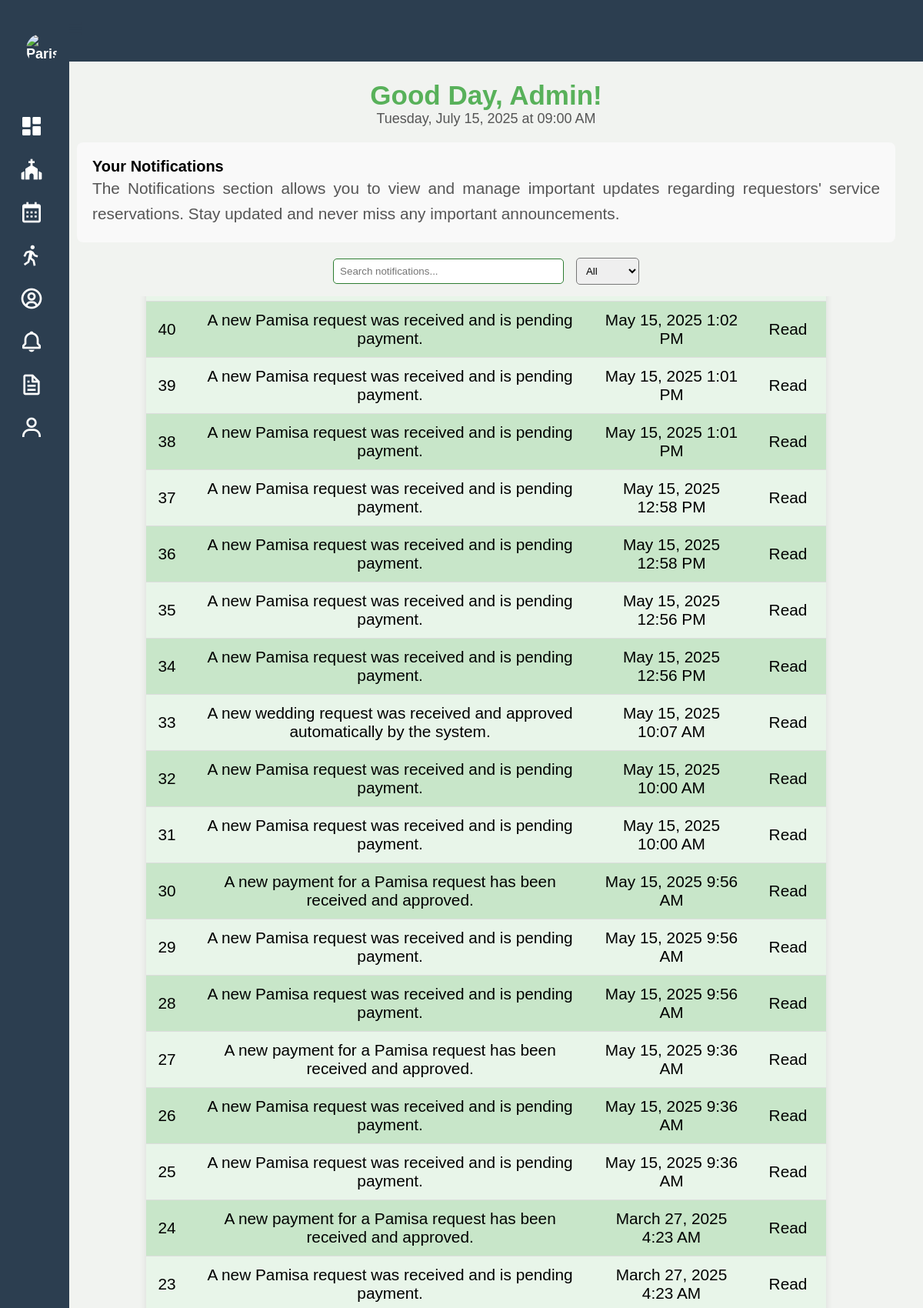
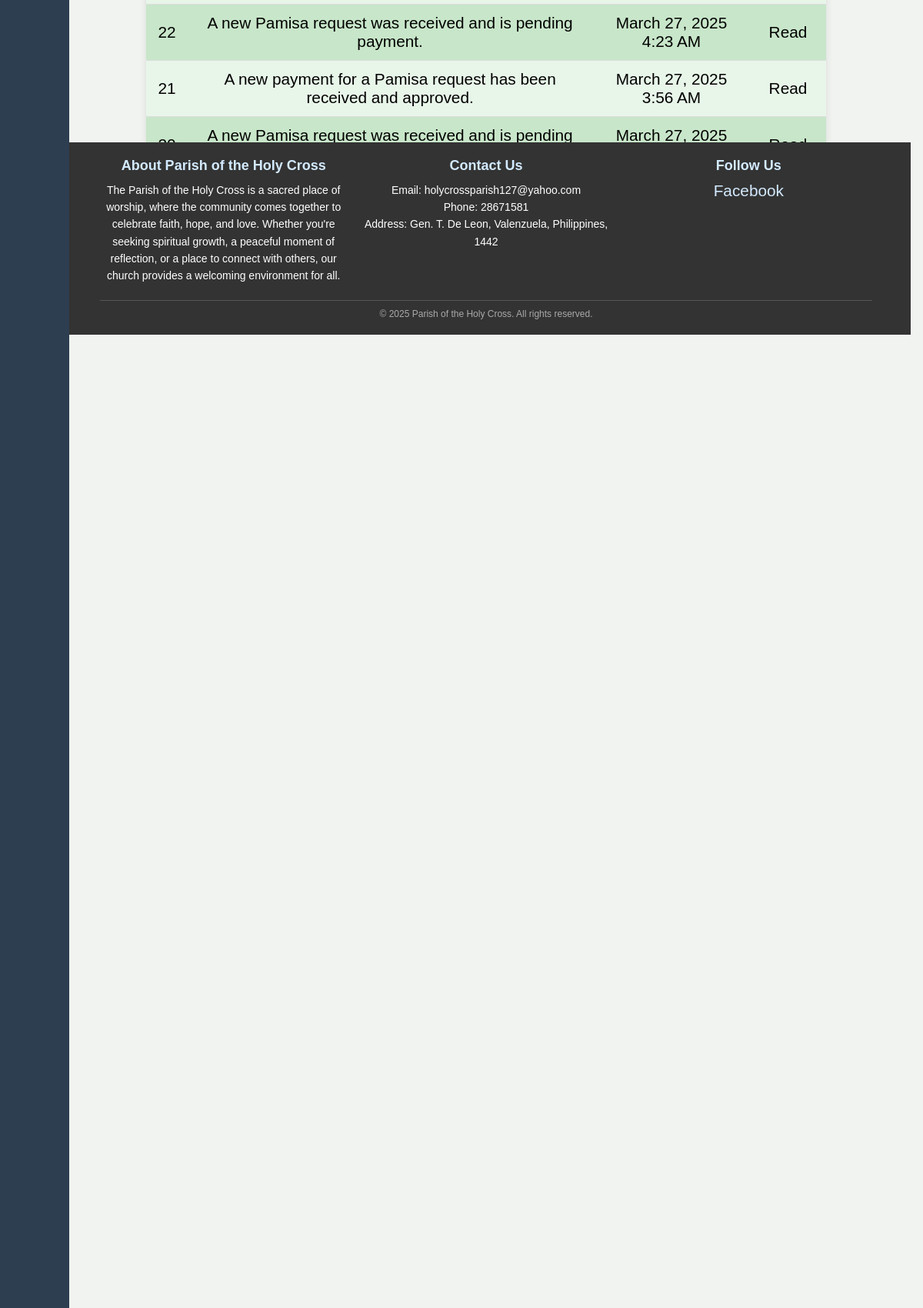
/admin/notif.php (upper part), run on the app's committed database (2 pictures, top to bottom).
### tables this page shows
CREATE TABLE `admin_notifications` (
  `id` int(11) NOT NULL,
  `message` text NOT NULL,
  `status` enum('unread','read') DEFAULT 'unread',
  `created_at` timestamp NOT NULL DEFAULT current_timestamp()
);

### admin/notif.php (the view, shortened to what this page needs)
<?php
include 'db_connection.php';
$query = "SELECT id, message, created_at, status FROM admin_notifications ORDER BY created_at DESC";
$result = $conn->query($query);
$notifications = [];
if ($result && $result->num_rows > 0) {
    while ($row = $result->fetch_assoc()) {
        $notifications[] = $row;
    }
}
?>
<!DOCTYPE html>
<html lang="en">
<head>
    <link rel="stylesheet" href="stylesd.css">
    <link rel="stylesheet" href="buttons.css">
    <link href="https://cdn.jsdelivr.net/npm/boxicons@2.1.4/css/boxicons.min.css" rel="stylesheet">
</head>
<body id="bodyTag">
    <header class="header" id="header">
        <div class="header_toggle">
            <i class='bx bx-menu' id="header-toggle"></i>
        </div>
    </header>
    <?php include 'sidebar.php'; ?><br>
    <div class="admin-greeting">Good Day, Admin!</div>
    <div id="datetime" class="datetime"></div>
    <section class="about-us">
        <h2 style="color: black; font-size: 20px;">Your Notifications</h2>
        <p class="justified">
            The Notifications section allows you to view and manage important updates regarding requestors' service reservations. Stay updated and never miss any important announcements.
        </p>
    </section>
    <div class="search-filter-container">
        <input type="text" class="search-box" id="searchInput" onkeyup="filterTable()" placeholder="Search notifications...">
        <select class="filter-dropdown" id="statusFilter" onchange="filterTable()">
            <option value="">All</option>
        </select>
    </div>
    <div class="table-container">
        <table class="styled-table" id="notificationsTable">
            <tbody>
                <?php foreach ($notifications as $notification): ?>
                    <tr>
                        <td><?= htmlspecialchars($notification['id']) ?></td>
                        <td><?= htmlspecialchars($notification['message']) ?></td>
                        <td><?= date("F j, Y g:i A", strtotime($notification['created_at'])) ?></td>
                        <td><?= ucfirst($notification['status']) ?></td>
                    </tr>
                <?php endforeach; ?>
            </tbody>
        </table>
    </div>
    <footer>
    <div class="footer-container">
        <div class="footer-about">
        <h3>About Parish of the Holy Cross</h3>
            <p>
                The Parish of the Holy Cross is a sacred place of worship, where the community comes together to celebrate faith, hope, and love. Whether you're seeking spiritual growth, a peaceful moment of reflection, or a place to connect with others, our church provides a welcoming environment for all.
            </p>
        </div>
        <div class="footer-contact">
            <h3>Contact Us</h3>
            <p>Email: holycrossparish127@yahoo.com</p>
            <p>Phone: 28671581</p>
            <p>Address: Gen. T. De Leon, Valenzuela, Philippines, 1442 </p>
        </div>
        <div class="footer-socials">
            <h3>Follow Us</h3>
            <a href="https://www.facebook.com/ParishoftheHolyCrossValenzuelaCityOfficial/">Facebook</a>
        </div>
    </div>
    <div class="footer-bottom">
        <p>&copy; 2025 Parish of the Holy Cross. All rights reserved.</p>
    </div>
</footer>
</body>
</html>

### admin/stylesd.css (style rules this page uses)
:root { --header-height: 4rem; --nav-width: 80px; --expanded-nav-width: 280px; --first-color: #2c3e50; --first-color-light: #a7fc76; --white-color: #FFFFFF; --body-font: 'Nunito', sans-serif; --normal-font-size: 1.3rem; --z-fixed: 100; --gradient-start: #265f27; --gradient-end: #a7fc76; }
* { box-sizing: border-box; margin: 0; padding: 0; font-family: var(--body-font); transition: 0.5s; }
body { position: relative; margin: var(--header-height) 0 0 0; padding: 0 1rem; font-size: var(--normal-font-size); background: var(--white-color); transition: 0.5s; }
a { text-decoration: none; }
.header { width: 100%; height: var(--header-height); position: fixed; top: 0; left: 0; display: flex; align-items: center; justify-content: space-between; padding: 0 1rem; background-color: var(--white-color); z-index: var(--z-fixed); transition: 0.5s; }
.header_toggle { color: var(--first-color); font-size: 2rem; cursor: pointer; }
@media screen and (min-width: 768px) { body { margin: calc(var(--header-height) + 1rem) 0 0 0; padding-left: var(--nav-width); } }
@media screen and (min-width: 768px) { .header { height: calc(var(--header-height) + 1rem); padding-left: var(--nav-width); } }
.about-us { margin: 20px; padding: 20px; background-color: #f9f9f9; border-radius: 8px; }
.about-us h2 { font-size: 24px; color: #333; }
.about-us p.justified { text-align: justify; line-height: 1.6; color: #555; }
footer { background-color: #333; color: #fff; padding: 20px 50px; text-align: center; }
.footer-container { display: flex; flex-wrap: wrap; justify-content: space-between; gap: 20px; }
.footer-container div { flex: 1; min-width: 200px; }
.footer-container h3 { font-size: 18px; margin-bottom: 10px; color: #d3eaff; }
.footer-container p { font-size: 14px; line-height: 1.6; }
.footer-container a { color: #d3eaff; text-decoration: none; }
.footer-bottom { margin-top: 20px; border-top: 1px solid #555; padding-top: 10px; font-size: 12px; color: #aaa; }

### admin/notif.php (style rules this page uses)
.table-container { display: flex; justify-content: center; align-items: center; margin-top: 10px; overflow-x: auto; max-height: 1500px; overflow-y: auto; }
.styled-table { width: 80%; border-collapse: collapse; background-color: #e8f5e9; border-radius: 10px; overflow: hidden; box-shadow: 0px 4px 10px rgba(0, 0, 0, 0.1); }
.styled-table tbody tr { border-bottom: 1px solid #ddd; }
.styled-table tbody tr:nth-child(even) { background-color: #c8e6c9; }
.search-filter-container { text-align: center; margin-bottom: 15px; }
.search-box { padding: 8px; width: 300px; border: 1px solid #2e7d32; border-radius: 5px; }
.filter-dropdown { padding: 8px; border-radius: 5px; margin-left: 10px; }
.header { background: #2c3e50; color: white; }
.datetime { text-align: center; font-size: 18px; color: #555; margin-bottom: 20px; }
.admin-greeting { text-align: center; font-size: 35px; font-weight: bold; color: rgb(88, 177, 90); }
body { font-family: Arial, sans-serif; background-color: rgb(241, 243, 240); }

### data on the page
admin_notifications: id "40", message "A new Pamisa request was received and is pending payment.", created_at "May 15, 2025 1:02 PM", status "Read"
admin_notifications: id "39", message "A new Pamisa request was received and is pending payment.", created_at "May 15, 2025 1:01 PM", status "Read"
admin_notifications: id "38", message "A new Pamisa request was received and is pending payment.", created_at "May 15, 2025 1:01 PM", status "Read"
admin_notifications: id "37", message "A new Pamisa request was received and is pending payment.", created_at "May 15, 2025 12:58 PM", status "Read"
admin_notifications: id "36", message "A new Pamisa request was received and is pending payment.", created_at "May 15, 2025 12:58 PM", status "Read"
admin_notifications: id "35", message "A new Pamisa request was received and is pending payment.", created_at "May 15, 2025 12:56 PM", status "Read"
admin_notifications: id "34", message "A new Pamisa request was received and is pending payment.", created_at "May 15, 2025 12:56 PM", status "Read"
admin_notifications: id "33", message "A new wedding request was received and approved automatically by the system.", created_at "May 15, 2025 10:07 AM", status "Read"
admin_notifications: id "32", message "A new Pamisa request was received and is pending payment.", created_at "May 15, 2025 10:00 AM", status "Read"
admin_notifications: id "31", message "A new Pamisa request was received and is pending payment.", created_at "May 15, 2025 10:00 AM", status "Read"
admin_notifications: id "30", message "A new payment for a Pamisa request has been received and approved.", created_at "May 15, 2025 9:56 AM", status "Read"
admin_notifications: id "29", message "A new Pamisa request was received and is pending payment.", created_at "May 15, 2025 9:56 AM", status "Read"
admin_notifications: id "28", message "A new Pamisa request was received and is pending payment.", created_at "May 15, 2025 9:56 AM", status "Read"
admin_notifications: id "27", message "A new payment for a Pamisa request has been received and approved.", created_at "May 15, 2025 9:36 AM", status "Read"
admin_notifications: id "26", message "A new Pamisa request was received and is pending payment.", created_at "May 15, 2025 9:36 AM", status "Read"
admin_notifications: id "25", message "A new Pamisa request was received and is pending payment.", created_at "May 15, 2025 9:36 AM", status "Read"
admin_notifications: id "24", message "A new payment for a Pamisa request has been received and approved.", created_at "March 27, 2025 4:23 AM", status "Read"
admin_notifications: id "23", message "A new Pamisa request was received and is pending payment.", created_at "March 27, 2025 4:23 AM", status "Read"
admin_notifications: id "22", message "A new Pamisa request was received and is pending payment.", created_at "March 27, 2025 4:23 AM", status "Read"
admin_notifications: id "21", message "A new payment for a Pamisa request has been received and approved.", created_at "March 27, 2025 3:56 AM", status "Read"
admin_notifications: message "A new Pamisa request was received and is pending…", created_at "March 27, 2025…"
